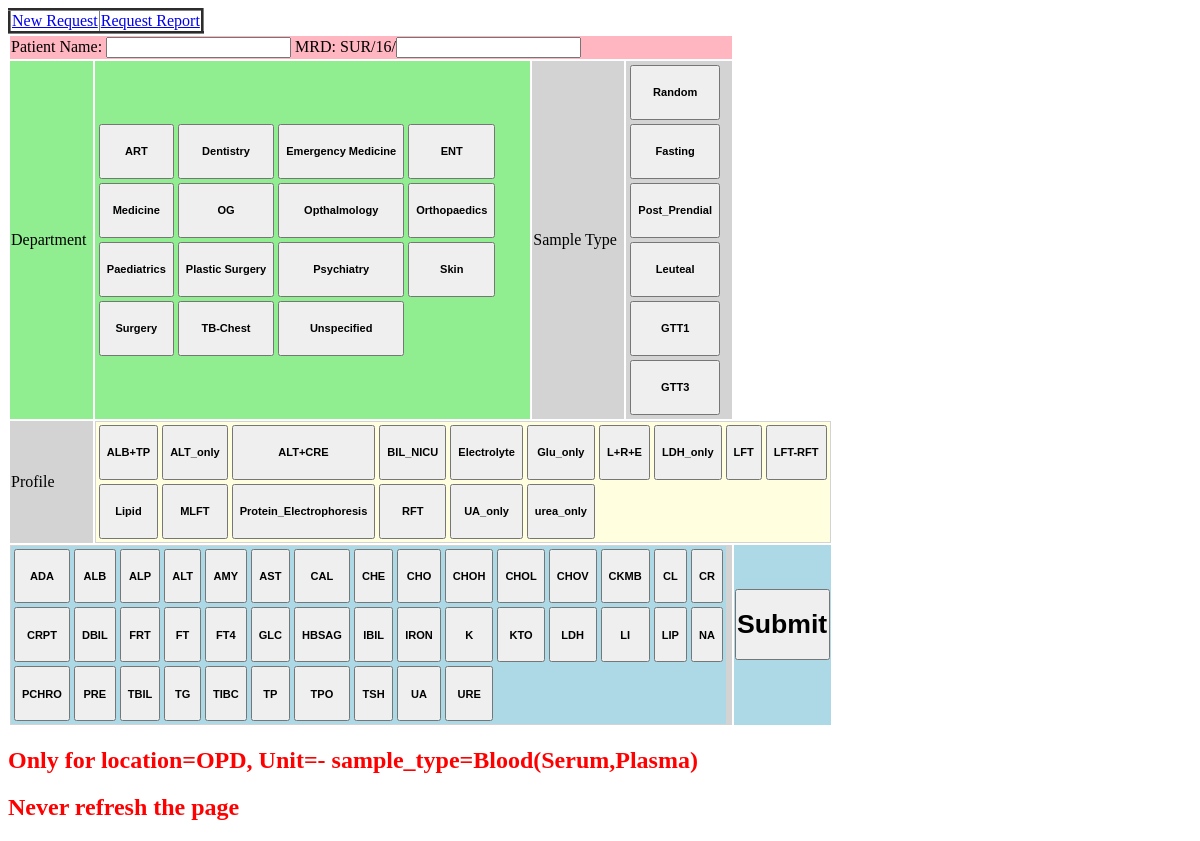
/new_request_barcode_OPD.php, run on an earlier commit of the app's database.
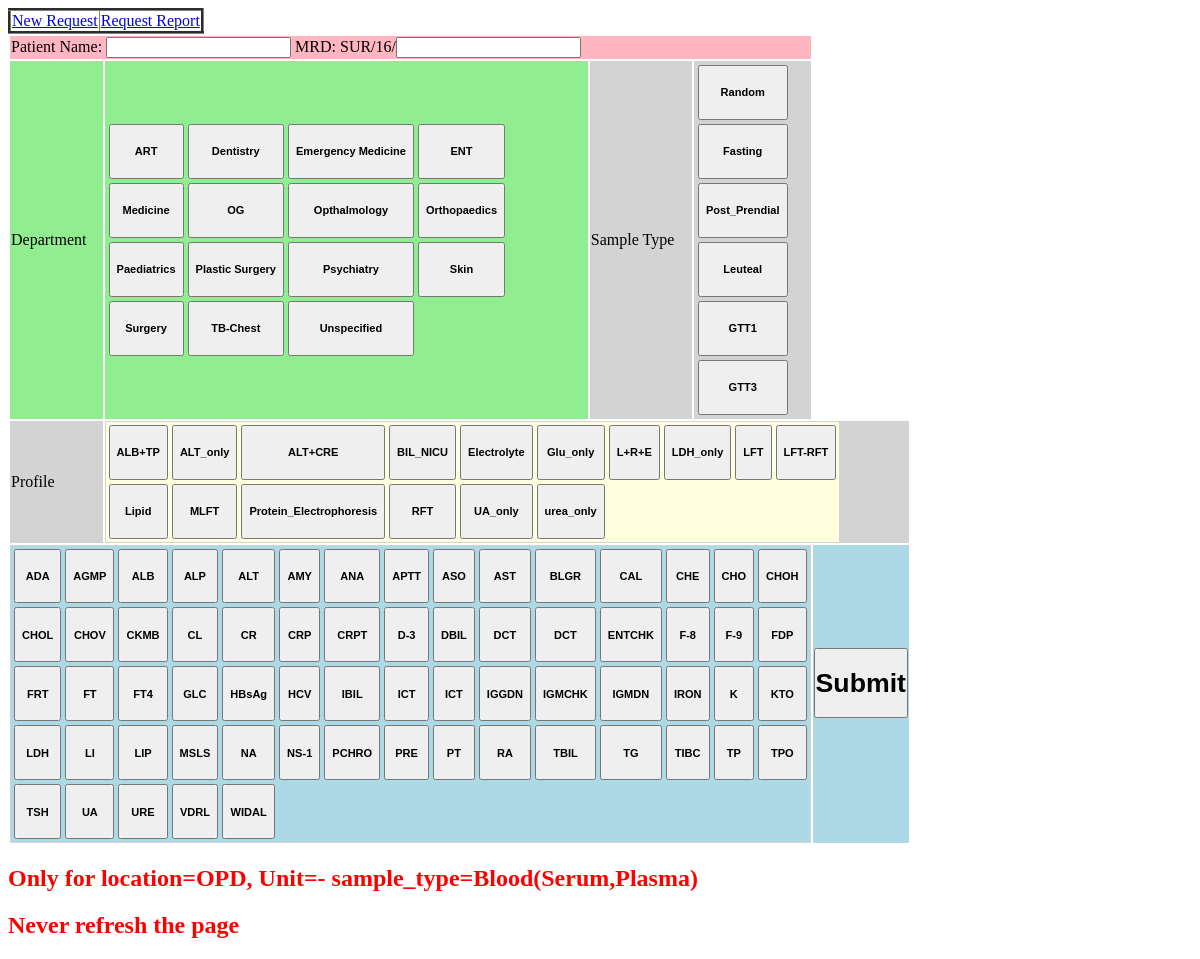
And on a later commit of the database.
### tables this page shows
CREATE TABLE `clinician` (
  `clinician` varchar(30) NOT NULL,
  `code` varchar(30) NOT NULL,
  PRIMARY KEY (`clinician`)
);

CREATE TABLE `sample_details` (
  `sample_details` varchar(30) DEFAULT NULL
);

CREATE TABLE `profile` (
  `profile` varchar(50) NOT NULL,
  `T1` int(11) DEFAULT NULL,
  `T2` int(11) DEFAULT NULL,
  `T3` int(11) DEFAULT NULL,
  `T4` int(11) DEFAULT NULL,
  `T5` int(11) DEFAULT NULL,
  `T6` varchar(50) NOT NULL,
  `T7` varchar(50) NOT NULL,
  `T8` varchar(50) NOT NULL,
  `T9` varchar(50) NOT NULL,
  `T10` varchar(10) NOT NULL,
  `sample_type` varchar(30) DEFAULT NULL,
  `preservative` varchar(30) DEFAULT NULL,
  PRIMARY KEY (`profile`)
);

CREATE TABLE `scope` (
  `result` varchar(200) DEFAULT NULL,
  `unit` varchar(10) DEFAULT NULL,
  `name_of_examination` varchar(50) NOT NULL,
  `id` int(11) NOT NULL,
  `referance_range` varchar(200) DEFAULT NULL,
  `sample_type` varchar(20) NOT NULL,
  `preservative` varchar(30) NOT NULL,
  `method_of_analysis` varchar(30) NOT NULL,
  `sample_id` int(11) DEFAULT NULL,
  `code` varchar(20) DEFAULT NULL,
  `Available` varchar(20) NOT NULL,
  `NABL_Accredited` varchar(20) NOT NULL,
  `TAT` varchar(200) NOT NULL,
  `instruction_for_patient_preparation` varchar(500) DEFAULT NULL,
  `instruction_for_patient_collected_sample` varchar(500) NOT NULL,
  `patient_consent` varchar(500) NOT NULL,
  `required_patient_and_family_info` varchar(500) NOT NULL,
  `preexamination_storage_requirement` varchar(500) NOT NULL,
  `maximum_duration_of_sample_collection` varchar(50) NOT NULL,
  `time_limit_to_request_as_additional_examination` varchar(500) NOT NULL,
  `section` varchar(5) NOT NULL,
  PRIMARY KEY (`id`)
);

### new_request_barcode_OPD.php (the view, shortened to what this page needs)
<?php
echo '<html>';
echo '<head>';
echo '</head>';
echo '<body>';
include 'common.php';
$sample_type='Blood(Serum,Plasma)';
function list_department()
{
	$sql='select * from clinician order by clinician';
	$link=start_nchsls();
	$result=mysql_query($sql,$link);
	echo '<table>';
	$i=1;
	while($clinician_array=mysql_fetch_assoc($result))
	{
		if($i%4==1){echo '<tr>';}
		echo '<td>';
		echo '<button	style="width:100%"
						id		="'.$clinician_array['clinician'].'"
						type	=button
						name	=department
						value	=\''.$clinician_array['clinician'].'\'
						onclick	="doo(\''.$clinician_array['clinician'].'\',\'department\',\'selected_department\')"><h5>'
						.$clinician_array['clinician'].
			'</h5></button>';
		echo '</td>';
		if($i%4==0){echo '</tr>';}
		$i=$i+1;
	}
	echo '</table>';
}
function list_sample_details()
{
	$sql='select * from sample_details';
	$link=start_nchsls();
	$result=mysql_query($sql,$link);
	echo '<table>';
	while($sample_details_array=mysql_fetch_assoc($result))
	{
		echo '<tr>';
		echo '<td>';
		echo '<button	style="width:100%"
						id		="'.$sample_details_array['sample_details'].'"
						type	=button
						name	=sample_details
						value	=\''.$sample_details_array['sample_details'].'\'
						onclick	="doo(\''.$sample_details_array['sample_details'].'\',\'sample_details\',\'selected_sample_details\')"><h5>'
						.$sample_details_array['sample_details'].
			'</h5></button>';
		echo '</td>';
		echo '</tr>';
	}
	echo '</table>';
}
function list_scope()
{
	global $sample_type;
	$sql='select * from scope where sample_type=\''.$sample_type.'\' order by code';
	$link=start_nchsls();
	$result=mysql_query($sql,$link);
	echo '<table   style="background:lightblue;">';
	$i=1;
	while($scope=mysql_fetch_assoc($result))
	{
		if($i%15==1){echo '<tr>';}
		echo '<td>';
		echo '<button	title=\''.$scope['name_of_examination'].'\' style="width:100%"
						id		="'.$scope['code'].'"
						type	=button
						name	=code
						value	=\''.$scope['code'].'\'
						onclick	="select_examination(\''.$scope['code'].'\')"><h5>'.$scope['code'].'</h5></button>
				<input type=hidden readonly id="examination|'.$scope['code'].'" name="examination|'.$scope['code'].'">';
		echo '</td>';
		if($i%15==0){echo '</tr>';}
		$i=$i+1;
	}
	echo '</table>';
}
function list_profile()
{
	global $sample_type;
	$sql='select * from profile where sample_type=\''.$sample_type.'\' ';
	$link=start_nchsls();
	$result=mysql_query($sql,$link);
	echo '<table   style="background:lightyellow;">';
	$i=1;
	while($profile=mysql_fetch_assoc($result))
	{
		if($i%10==1){echo '<tr>';}
		echo '<td>';
		echo '<button	style	="width:100%"
						id		="'.$profile['profile'].'"
						type	=button
						name	=profile
						value	=\''.$profile['profile'].'\'
						onclick	="select_profile(\''.$profile['profile'].'\')"><h5>'.$profile['profile'].'</h5></button>
				<input type=hidden readonly id="profile|'.$profile['profile'].'" name="profile|'.$profile['profile'].'">';
		echo '</td>';
		if($i%10==0){echo '</tr>';}
		$i=$i+1;
	}
	echo '</table>';
}
function get_patient_and_sample_data()
{
		echo	'<table   style="background:light;"><form method=post>
					<tr  style="background:lightpink;">
						<td colspan=10 >Patient Name: <input  type=text name=name> MRD: SUR/'.date("y").'/<input onblur="checkInp(\'mrd\')" type=number id=mrd name=mrd size=10 maxlength=8></td>
					</tr>
					<tr>
						<td   style="background:lightgreen;">Department</td>
						<td  style="background:lightgreen;">
							<input type=hidden readonly id="selected_department" name="selected_department"/>';
							list_department();
		echo 			'</td>
						<td   style="background:lightgray;">Sample Type</td>
						<td   style="background:lightgray;">
							<input type=hidden readonly id="selected_sample_details" name="selected_sample_details"/>';
							list_sample_details();
		echo 			'</tr><tr>
						<td   style="background:lightgray;">Profile</td>
						<td   colspan=10 style="background:lightgray;">';
							list_profile();
		echo 			'</tr>
						<tr>
							<td   colspan=10 style="background:lightgray;">';
							list_scope();
		echo 				'</td>
							<td   style="background:lightblue;"><h1><button type=input style="height:100%;width:100%;padding:0;margin:0;" type=submit name=action value=insert_new><h1>Submit</button></h1></td>
						</tr>
						</table></form>';
}
main_menu();
	get_patient_and_sample_data();
	echo '<h2 style="color:red;">Only for location=OPD, Unit=- sample_type=Blood(Serum,Plasma) </h2>';
	echo '<h2 style="color:red;">Never refresh the page</h2>';
?>

### common.php (shortened to what this page needs)
<?php
function main_menu()
{
echo '<table border=3 style="border-collapse:collapse;">';
echo '<tr>';
echo 	'<td>';
echo		'<a href=new_request_barcode_general_option2.php>New Request</a>';
echo 	'</td>';
echo 	'<td>';
echo		'<a href=request_report.php>Request Report</a>';
echo 	'</td>';
echo '</tr>';
echo '</table>';
}
?>

What changed in the data, as far as the page shows it:
no longer on this page (row edited): scope: code "HBSAG"
added scope: code "AGMP"
added scope: code "ANA"
added scope: code "APTT"
added scope: code "ASO"
added scope: code "BLGR"
added scope: code "CRP"
added scope: code "D-3"
added scope: code "DCT"
added scope: code "DCT"
added scope: code "ENTCHK"
added scope: code "F-8"
added scope: code "F-9"
added scope: code "FDP"
added scope: code "HBsAg"
added scope: code "HCV"
added scope: code "ICT"
added scope: code "ICT"
added scope: code "IGGDN"
added scope: code "IGMCHK"
added scope: code "IGMDN"
added scope: code "MSLS"
added scope: code "NS-1"
added scope: code "PT"
added scope: code "RA"
added scope: code "VDRL"
added scope: code "WIDAL"
